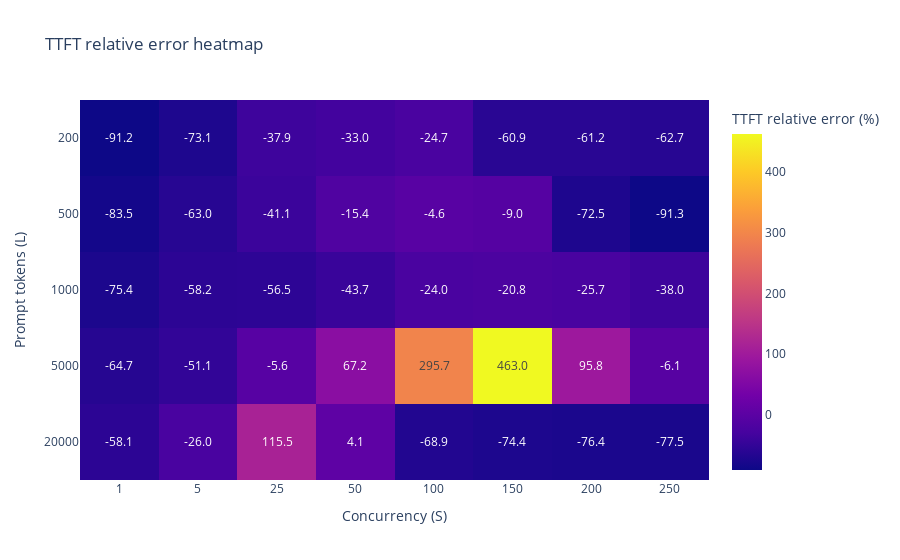
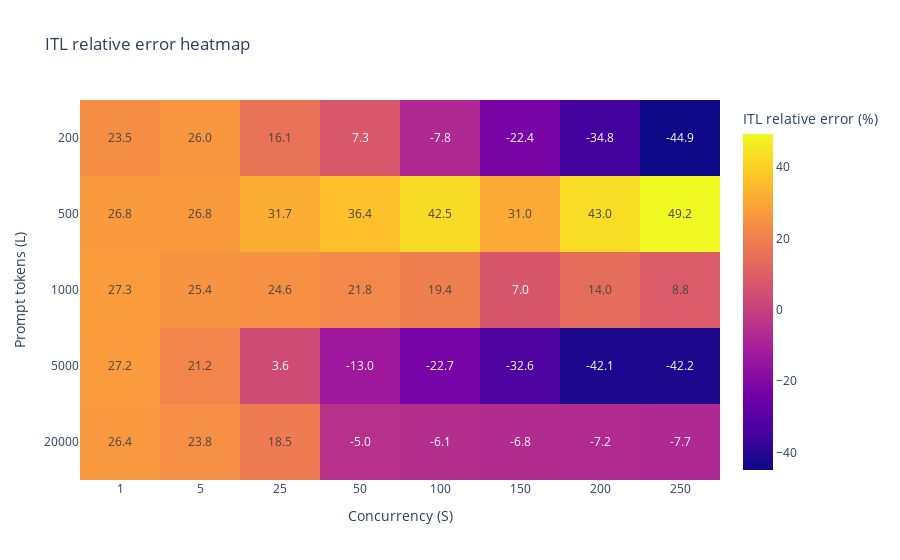

Notebook code for these charts, in order:
### Markdown cell above
## Plots

The helpers below make it easy to compare measured vs. modelled values.

### Code cell
heatmap_metrics = df_eval[
    ["input_tokens", "concurrency", "ttft_rel_error_pct", "itl_rel_error_pct"]
].copy()

if heatmap_metrics.duplicated(subset=["input_tokens", "concurrency"]).any():
    raise ValueError("Duplicate input_tokens/concurrency rows detected; heatmap expects unique combinations.")

# Heatmaps over L (prompt tokens) and S (concurrency) to visualize model accuracy without aggregation.
ttft_heatmap_data = (
    heatmap_metrics
    .set_index(["input_tokens", "concurrency"])['ttft_rel_error_pct']
    .unstack("concurrency")
    .sort_index(axis=0)
    .sort_index(axis=1)
)

fig_ttft_heatmap = px.imshow(
    ttft_heatmap_data,
    labels={"x": "Concurrency (S)", "y": "Prompt tokens (L)", "color": "TTFT relative error (%)"},
    title="TTFT relative error heatmap",
    aspect="auto",
    text_auto=".1f",
)
fig_ttft_heatmap.update_xaxes(type="category")
fig_ttft_heatmap.update_yaxes(type="category")
fig_ttft_heatmap.show()

itl_heatmap_data = (
    heatmap_metrics
    .set_index(["input_tokens", "concurrency"])['itl_rel_error_pct']
    .unstack("concurrency")
    .sort_index(axis=0)
    .sort_index(axis=1)
)

fig_itl_heatmap = px.imshow(
    itl_heatmap_data,
    labels={"x": "Concurrency (S)", "y": "Prompt tokens (L)", "color": "ITL relative error (%)"},
    title="ITL relative error heatmap",
    aspect="auto",
    text_auto=".1f",
)
fig_itl_heatmap.update_xaxes(type="category")
fig_itl_heatmap.update_yaxes(type="category")
fig_itl_heatmap.show()

### Figure 1 — Plotly figure (JSON) as saved in the notebook; plotly's stock layout.template omitted (floating-point values rounded to 4 significant figures)
{"data": [{"coloraxis": "coloraxis", "hovertemplate": "Concurrency (S): %{x}<br>Prompt tokens (L): %{y}<br>TTFT relative error (%): %{z}<extra></extra>", "name": "0", "texttemplate": "%{z:.1f}", "type": "heatmap", "x": [1, 5, 25, 50, 100, 150, 200, 250], "xaxis": "x", "y": [200, 500, 1000, 5000, 20000], "yaxis": "y", "z": [[-91.2, -73.14, -37.87, -33.01, -24.72, -60.9, -61.17, -62.72], [-83.47, -62.96, -41.08, -15.43, -4.645, -8.963, -72.51, -91.27], [-75.43, -58.16, -56.46, -43.66, -24.01, -20.81, -25.72, -38.0], [-64.69, -51.15, -5.584, 67.22, 295.7, 463.0, 95.82, -6.122], [-58.08, -25.96, 115.5, 4.059, -68.87, -74.42, -76.4, -77.46]]}], "layout": {"coloraxis": {"colorbar": {"title": {"text": "TTFT relative error (%)"}}, "colorscale": [[0, "#0d0887"], [0.1111, "#46039f"], [0.2222, "#7201a8"], [0.3333, "#9c179e"], [0.4444, "#bd3786"], [0.5556, "#d8576b"], [0.6667, "#ed7953"], [0.7778, "#fb9f3a"], [0.8889, "#fdca26"], [1, "#f0f921"]]}, "title": {"text": "TTFT relative error heatmap"}, "xaxis": {"anchor": "y", "domain": [0, 1], "title": {"text": "Concurrency (S)"}, "type": "category"}, "yaxis": {"anchor": "x", "autorange": "reversed", "domain": [0, 1], "title": {"text": "Prompt tokens (L)"}, "type": "category"}}}

### Figure 2 — Plotly figure (JSON) as saved in the notebook; plotly's stock layout.template omitted (floating-point values rounded to 4 significant figures)
{"data": [{"coloraxis": "coloraxis", "hovertemplate": "Concurrency (S): %{x}<br>Prompt tokens (L): %{y}<br>ITL relative error (%): %{z}<extra></extra>", "name": "0", "texttemplate": "%{z:.1f}", "type": "heatmap", "x": [1, 5, 25, 50, 100, 150, 200, 250], "xaxis": "x", "y": [200, 500, 1000, 5000, 20000], "yaxis": "y", "z": [[23.5, 25.96, 16.06, 7.312, -7.806, -22.36, -34.76, -44.92], [26.83, 26.77, 31.73, 36.38, 42.51, 31.0, 43.04, 49.22], [27.33, 25.4, 24.58, 21.85, 19.39, 6.989, 14.04, 8.792], [27.22, 21.16, 3.562, -13.03, -22.67, -32.62, -42.05, -42.19], [26.36, 23.81, 18.48, -5.017, -6.087, -6.777, -7.221, -7.691]]}], "layout": {"coloraxis": {"colorbar": {"title": {"text": "ITL relative error (%)"}}, "colorscale": [[0, "#0d0887"], [0.1111, "#46039f"], [0.2222, "#7201a8"], [0.3333, "#9c179e"], [0.4444, "#bd3786"], [0.5556, "#d8576b"], [0.6667, "#ed7953"], [0.7778, "#fb9f3a"], [0.8889, "#fdca26"], [1, "#f0f921"]]}, "title": {"text": "ITL relative error heatmap"}, "xaxis": {"anchor": "y", "domain": [0, 1], "title": {"text": "Concurrency (S)"}, "type": "category"}, "yaxis": {"anchor": "x", "autorange": "reversed", "domain": [0, 1], "title": {"text": "Prompt tokens (L)"}, "type": "category"}}}
